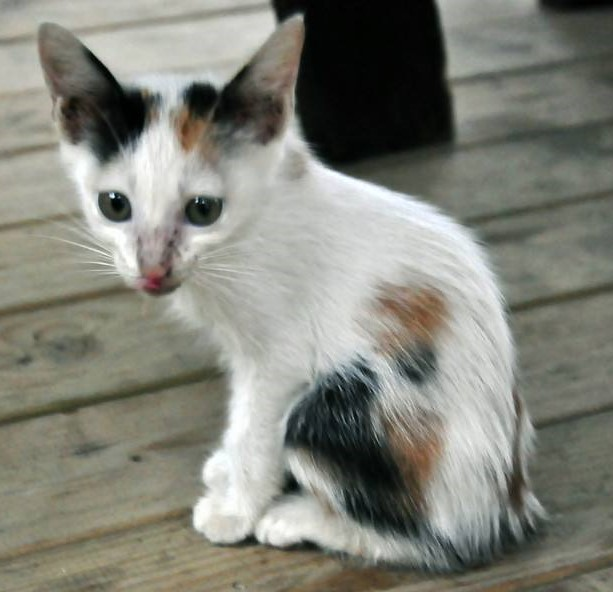
#> input picture Conv2D/test.jpg, 613 x 592 px
$ python conv2d.py
#> lines starting #> are read from the running program, lines starting #| are printed output that depends on the picture
#> further down, image is the input picture: shape (592, 613, 3); mean R, G, B 129.8, 130.8, 121.4
# -*- coding: utf-8 -*-
"""
Created on Mon Mar 25 19:23:03 2019

@author: wmy
"""

import numpy as np
import matplotlib.pyplot as plt
import pylab

pylab.rcParams['figure.figsize'] = (10.0, 10.0)

class Conv2D(object):

    def __init__(self, name=None):
        self.name = name
        pass

    def prepare(self, X, F, b, strides=(1, 1), padding=True):
#> called with X = array of shape (1, 592, 613, 3), F = array of shape (3, 3, 3, 2), b = array of shape (1, 1, 1, 2), strides = (2, 2), padding = False
        self.X = X
        self.F = F
        self.b = b
        self.n_b, self.n_h, self.n_w, self.n_c = self.X.shape
#> self.n_b = 1; self.n_h = 592; self.n_w = 613; self.n_c = 3
        self.f_h, self.f_w, self.f_c_prev, self.f_c = self.F.shape
        assert(self.f_c_prev==self.n_c)
        self.s_h, self.s_w = strides
        if padding:
            self.p_h = ((self.n_h-1)*self.s_h + self.f_h - self.n_h)/2.0
            self.p_w = ((self.n_w-1)*self.s_w + self.f_w - self.n_w)/2.0
            y = int(self.p_h) + 1
            x = int(self.p_w) + 1
            h = int(self.n_h+2*self.p_h)
            w = int(self.n_w+2*self.p_w)
            self.X_padding = self.padding(self.X, y, x, h, w)
            return self.X_padding
        else:
            self.p_h = 0.0
            self.p_w = 0.0
            pass
        return self.X

    def padding(self, content, y, x, h, w):
        n_b, n_h, n_w, n_c = content.shape
        padding = np.pad(content, ((0, 0), (y-1, h-y-n_h+1), (x-1, w-x-n_w+1), (0, 0)), \
                         'constant', constant_values=0)
        return padding

    def step(self, slice_area, W, b):
        s = np.multiply(slice_area, W) + b
        Z = np.sum(s)
        return Z

    def forward(self, X, F, b, strides=(1, 1), padding=False):
        X = self.prepare(X, F, b, strides, padding)
        n_H = 1 + int((self.n_h + 2 * self.p_h - self.f_h) / self.s_h)
#> n_H = 295
        n_W = 1 + int((self.n_w + 2 * self.p_w - self.f_w) / self.s_w)
#> n_W = 306
        Z = np.zeros((self.n_b, n_H, n_W, self.f_c))
        for i in range(self.n_b):
            X_i = X[i]
            for h in range(n_H):
                for w in range(n_W):
                    for c in range(self.f_c):
                        vert_start = h * self.s_h
                        vert_end = vert_start + self.f_h
                        horiz_start = w * self.s_w
                        horiz_end = horiz_start + self.f_w
                        slice_area = X_i[vert_start:vert_end, horiz_start:horiz_end, :]
                        Z[i, h, w, c] = self.step(slice_area, F[:, :, :, c], b[:, :, :, c])
                        pass
                    pass
                pass
            pass
        return Z

    pass


image = plt.imread('./test.jpg')
X = np.array([image])

plt.imshow(image)
plt.show()

f1 = np.array([[-1, -1, -1], [0, 0, 0], [1, 1, 1]])
f1 = f1.reshape((3, 3, 1, 1))
f1 = f1.repeat(3, axis=2)

b1 = np.array([0])
b1 = b1.reshape((1, 1, 1, 1))

f2 = np.array([[-1, 0, 1], [-1, 0, 1], [-1, 0, 1]])
f2 = f2.reshape((3, 3, 1, 1))
f2 = f2.repeat(3, axis=2)

b2 = np.array([0])
b2 = b2.reshape((1, 1, 1, 1))

F = np.concatenate([f1, f2], axis=3)
b = np.concatenate([b1, b2], axis=3)

c = Conv2D()

images = c.forward(X, F, b, (2, 2), padding=False)
images = np.max(images, 0, keepdims=True)
images = (images - np.min(images)) / (np.max(images) - np.min(images))
images = images > 0.5

plt.imshow(images[0, :, :, 0])
plt.show()
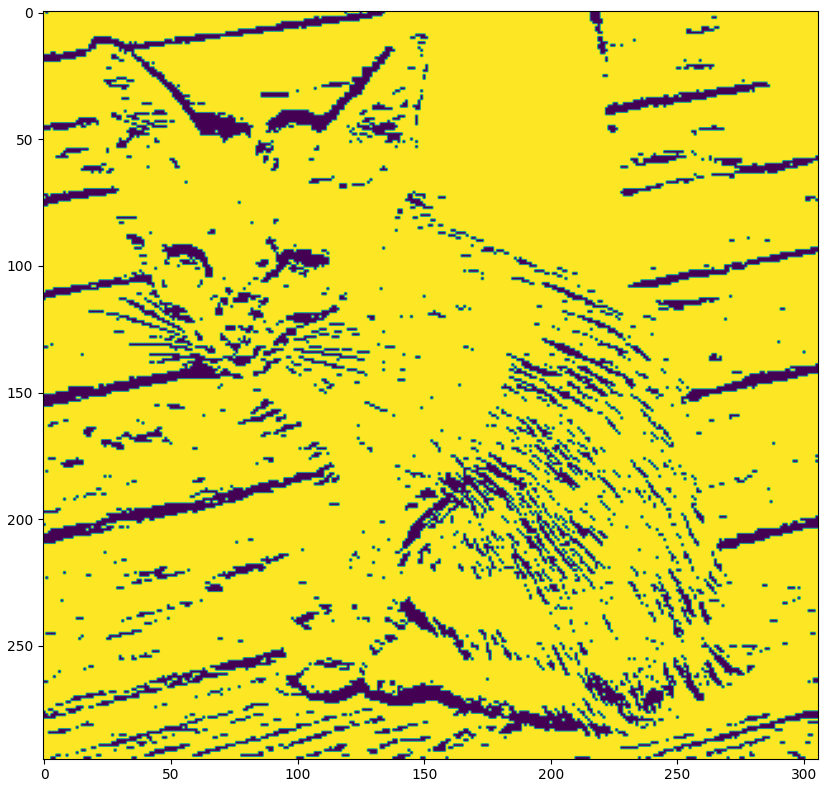
#> figure drawn by matplotlib, 1 panel

plt.imshow(images[0, :, :, 1])
plt.show()
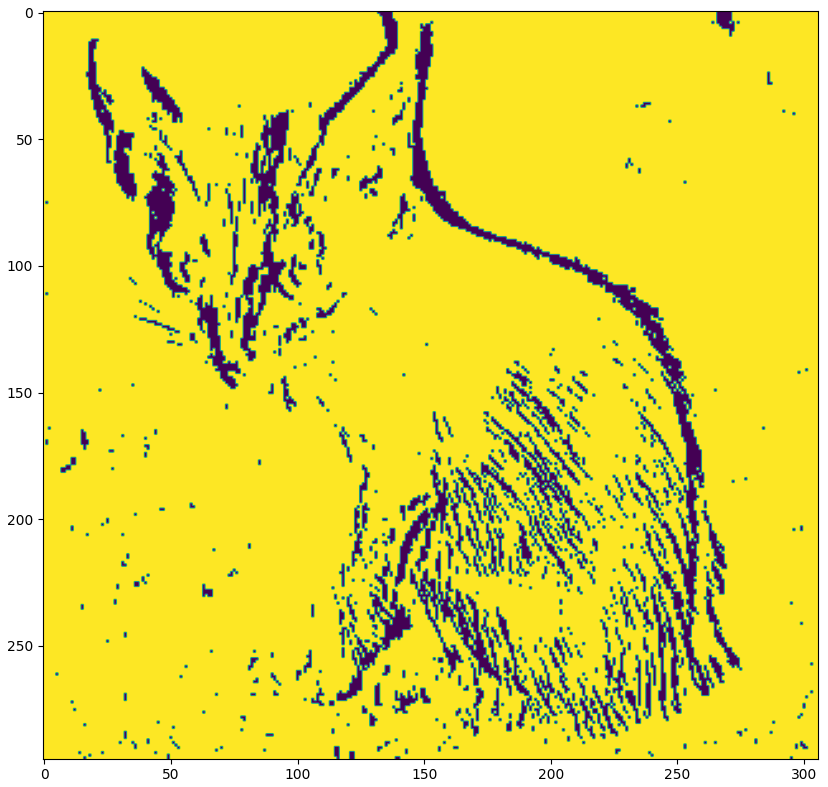
#> figure drawn by matplotlib, 1 panel
